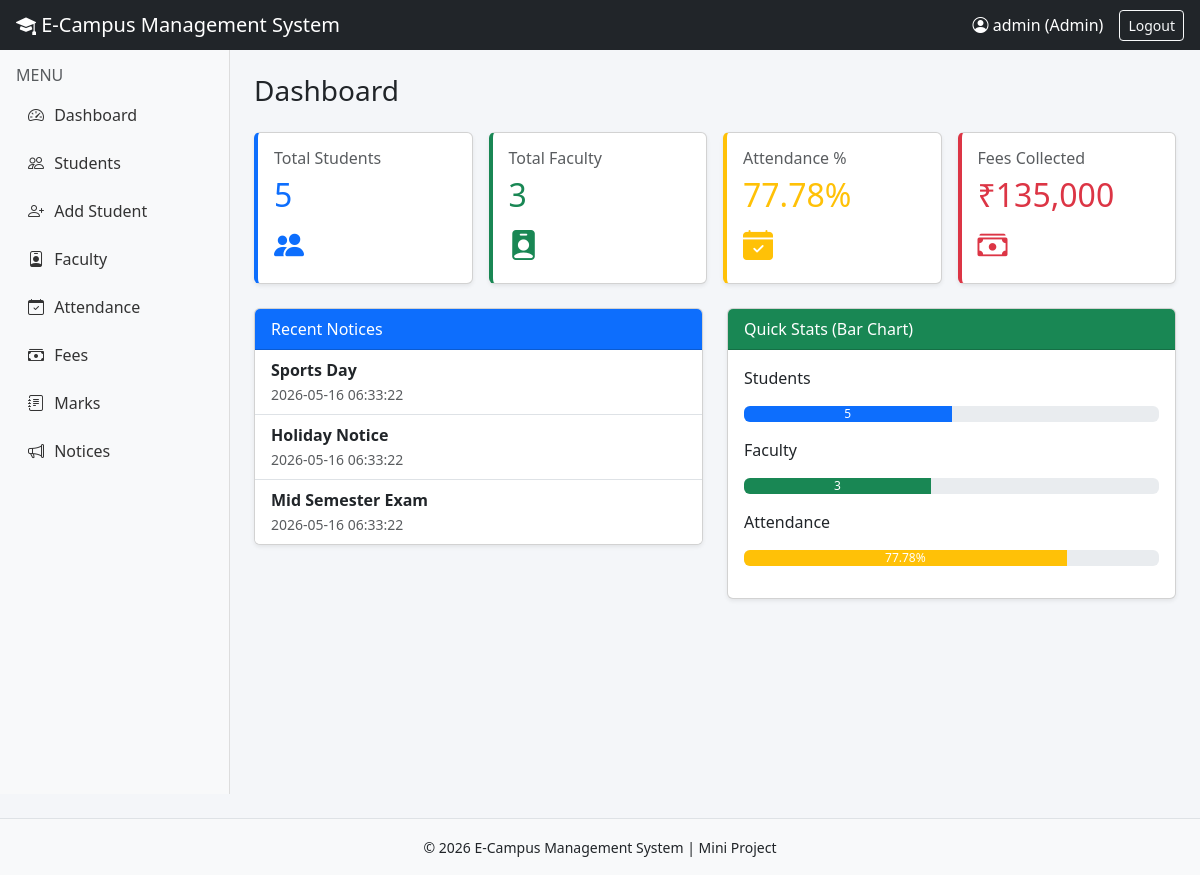
/dashboard.php (signed in), run on the app's committed database.
### tables this page shows
CREATE TABLE notices (
    id INT AUTO_INCREMENT PRIMARY KEY,
    title VARCHAR(200) NOT NULL,
    description TEXT,
    posted_on TIMESTAMP DEFAULT CURRENT_TIMESTAMP
);

### dashboard.php (the view)
<?php
include 'config/db.php';
include 'includes/header.php';
$total_students = $conn->query("SELECT COUNT(*) as c FROM students")->fetch_assoc()['c'];
$total_faculty = $conn->query("SELECT COUNT(*) as c FROM faculty")->fetch_assoc()['c'];
$att = $conn->query("SELECT
    SUM(CASE WHEN status='Present' THEN 1 ELSE 0 END) as p,
    COUNT(*) as t FROM attendance")->fetch_assoc();
$att_percent = ($att['t'] > 0) ? round(($att['p'] / $att['t']) * 100, 2) : 0;
$fees = $conn->query("SELECT SUM(paid_amount) as total FROM fees")->fetch_assoc();
$total_fees = $fees['total'] ?? 0;
?>
<h3 class="mb-4">Dashboard</h3>
<div class="row g-3">
    <div class="col-md-3">
        <div class="card stat-card shadow-sm">
            <div class="card-body">
                <h6 class="text-muted">Total Students</h6>
                <h2 class="text-primary"><?php echo $total_students; ?></h2>
                <i class="bi bi-people-fill text-primary" style="font-size:30px;"></i>
            </div>
        </div>
    </div>
    <div class="col-md-3">
        <div class="card stat-card shadow-sm" style="border-left-color:#198754;">
            <div class="card-body">
                <h6 class="text-muted">Total Faculty</h6>
                <h2 class="text-success"><?php echo $total_faculty; ?></h2>
                <i class="bi bi-person-badge-fill text-success" style="font-size:30px;"></i>
            </div>
        </div>
    </div>
    <div class="col-md-3">
        <div class="card stat-card shadow-sm" style="border-left-color:#ffc107;">
            <div class="card-body">
                <h6 class="text-muted">Attendance %</h6>
                <h2 class="text-warning"><?php echo $att_percent; ?>%</h2>
                <i class="bi bi-calendar-check-fill text-warning" style="font-size:30px;"></i>
            </div>
        </div>
    </div>
    <div class="col-md-3">
        <div class="card stat-card shadow-sm" style="border-left-color:#dc3545;">
            <div class="card-body">
                <h6 class="text-muted">Fees Collected</h6>
                <h2 class="text-danger">₹<?php echo number_format($total_fees, 0); ?></h2>
                <i class="bi bi-cash-stack text-danger" style="font-size:30px;"></i>
            </div>
        </div>
    </div>
</div>
<div class="row mt-4">
    <div class="col-md-6">
        <div class="card shadow-sm">
            <div class="card-header bg-primary text-white">Recent Notices</div>
            <ul class="list-group list-group-flush">
                <?php
                $notices = $conn->query("SELECT * FROM notices ORDER BY id DESC LIMIT 5");
                while ($n = $notices->fetch_assoc()):
                ?>
                <li class="list-group-item">
                    <b><?php echo htmlspecialchars($n['title']); ?></b><br>
                    <small class="text-muted"><?php echo $n['posted_on']; ?></small>
                </li>
                <?php endwhile; ?>
            </ul>
        </div>
    </div>
    <div class="col-md-6">
        <div class="card shadow-sm">
            <div class="card-header bg-success text-white">Quick Stats (Bar Chart)</div>
            <div class="card-body">
                <p>Students <div class="progress mb-2"><div class="progress-bar bg-primary" style="width: <?php echo min($total_students*10,100); ?>%"><?php echo $total_students; ?></div></div></p>
                <p>Faculty <div class="progress mb-2"><div class="progress-bar bg-success" style="width: <?php echo min($total_faculty*15,100); ?>%"><?php echo $total_faculty; ?></div></div></p>
                <p>Attendance <div class="progress mb-2"><div class="progress-bar bg-warning" style="width: <?php echo $att_percent; ?>%"><?php echo $att_percent; ?>%</div></div></p>
            </div>
        </div>
    </div>
</div>
<?php include 'includes/footer.php'; ?>

### assets/css/style.css (style rules this page uses)
body { font-family: 'Segoe UI', Tahoma, sans-serif; background: #f4f6f9; margin: 0; }
.stat-card { border-left: 4px solid #0d6efd; transition: transform 0.2s; }

### data on the page
notices: title "Sports Day", posted_on "2026-05-16 06:33:22"
notices: title "Holiday Notice", posted_on "2026-05-16 06:33:22"
notices: title "Mid Semester Exam", posted_on "2026-05-16 06:33:22"

### other printed values
$username "admin"
$role "Admin"
$total_students "5"
$total_faculty "3"
$att_percent "77.78"
$total_fees "135,000"
